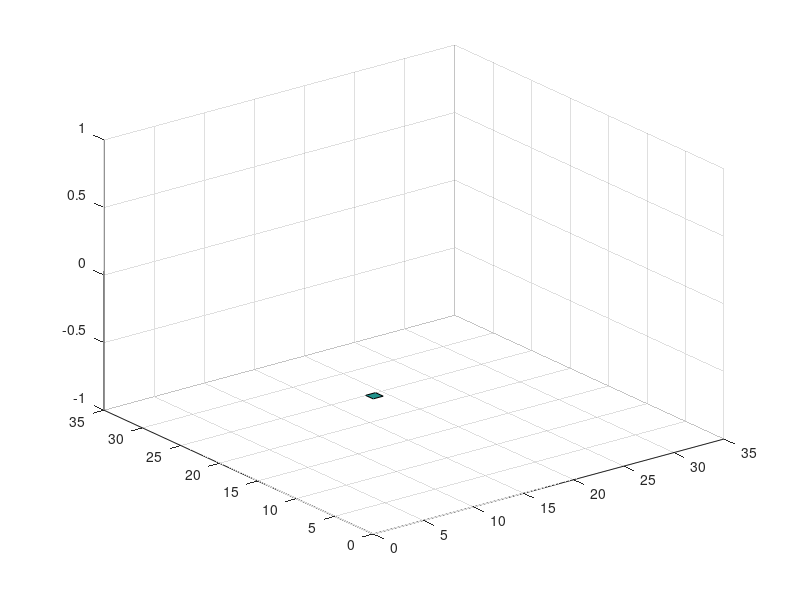

The MATLAB source for this figure: (Note: this script raises an error after producing the figure.)
%function []=spiralNxM(N,M,freq)

%         <------- N ------>
%         ^ Pix0 Pix1 .....
%         |   .
%         |     .
%         M       .
%         |         .
%         |           .PixN,M

tic;

clear all;clc;close all;

N = 16; 
M = 16;
freq = 250;
rpm = freq*60;

curr_path = pwd;
%PATH_input = '/home/netware/users/jpgironruiz/Desktop/Documents/Cadence_analysis/Inputs/';
PATH_input = '/sdcard/documents/MSc/Cadence_analysis/Inputs/';
cd(PATH_input);
nameSignal = strcat('spiral',int2str(N),'X',int2str(M),'_',int2str(freq));
name_folder = strcat(nameSignal,'/');
[s,mess1,mess2]=mkdir(name_folder);
if (~strcmp(mess1,''))
   
    rmdir(name_folder,'s');
    mkdir(name_folder);
end
PATH_input = strcat(PATH_input,nameSignal,'/');
cd(curr_path);
pixel = 0;
start_col = 1;end_Col = N;
start_row = 2;end_row = M;
I0 = 50e-12;
Ich = 100e-12;

state = 0;
quant_pixel = N*M;
Array = I0*ones(M,N);
i = 1;j=1;

T = 1/freq;
delta_time = T/quant_pixel;
vec_time = 0:delta_time:T-delta_time;
len_t=length(vec_time)
t_start=vec_time(1);
t_stop=vec_time(len_t);
samples = 4;

% Only for the plot

X = 0:2*N-1;
Y = 0:2*M-1;
z  = zeros(2*M,2*N);
h = figure(1);
while (pixel < quant_pixel)
   
   z(:,:) = NaN;
   switch state
       
       case 0
           
            % the gradient go to rigth
            if ( j < end_Col)
                Array(i,j) = Ich;
                time = vec_time(pixel+1);
                
                % --- plot ---%
                y1  = i;
                y2  = y1+1;
                x1  = j;
                x2  = x1+1;
                z([y1 y2],[x1 x2]) = time;
                surf(X,Y,z)
                hold on
                grid on
                % --- End plot ---%
                
                j = j + 1;
                pixel = pixel + 1;
                export = true;
            else
                end_Col = end_Col - 1;
                state = 1;
                export = false;
            end
            
       case 1
       
            % The gradient is downing by one column
            if ( i < end_row )
                Array(i,j) = Ich;
                time = vec_time(pixel+1);
                
                % --- plot ---%
                y1  = i;
                y2  = y1+1;
                x1  = j;
                x2  = x1+1;
                z([y1 y2],[x1 x2]) = time;
                surf(X,Y,z)
                hold on
                grid on
                % --- End plot ---%
                
                i = i + 1;
                pixel = pixel + 1;
                export = true;
            else
                end_row = end_row - 1;
                state = 2;
                export = false;
            end
       case 2
           
            % el gradiente esta yendo de derecha a izquierda
            if ( j > start_col)
                Array(i,j) = Ich;
                time = vec_time(pixel+1);
                
                % --- plot ---%
                y1  = i;
                y2  = y1+1;
                x1  = j;
                x2  = x1+1;
                z([y1 y2],[x1 x2]) = time;
                surf(X,Y,z)
                hold on
                grid on
                % --- End plot ---%
                
                j = j - 1;
                pixel = pixel + 1;
                export = true;
            else
                start_col = start_col + 1;
                state = 3;
                export = false;
            end
       case 3
           
           % El gradiente esta subiendo por una columna
           if ( i >= start_row) 
               Array(i,j) = Ich;
               time = vec_time(pixel+1);
               
               % --- plot ---%
               y1  = i;
               y2  = y1+1;
               x1  = j;
               x2  = x1+1;
               z([y1 y2],[x1 x2]) = time;
               surf(X,Y,z)
               hold on
               grid on
               % --- End plot ---%

               
               i = i - 1;
               pixel = pixel + 1;
               export = true;
           else
               i = i + 1;
               j = j + 1;
               start_row = start_row + 1;
               export = false;
               if pixel+1 == quant_pixel
                   
                   state = 4;
               else
                   state = 0;
               end
               
           end
       case 4
           % Left one pixel only!
           Array(i,j) = Ich;
           time = vec_time(pixel+1);
           pixel = pixel + 1;
           export = true;
           % --- plot ---%
           y1  = i;
           y2  = y1+1;
           x1  = j;
           x2  = x1+1;
           z([y1 y2],[x1 x2]) = time;
           surf(X,Y,z)
           hold on
           grid on
           % --- End plot ---%
   end
   % --- Export data ---%

   if (export)
        create_InputSignal(time,delta_time,N,M,samples,Array,nameSignal,PATH_input)
        Array(:,:) = I0;
   end
      
   % --- End expor data ---%
   
   
      
end

%interp1 is used to interpolate the input
interp_InputSignal(PATH_input,nameSignal,quant_pixel,len_t,samples) 

cd(PATH_input)
period = vec_time(length(vec_time))+delta_time-delta_time/samples;
fid = fopen('README.txt','wt');
fprintf(fid,' N %d\n M %d\n T %d \n freq %d (Hz) \n Sample %d \n RPM %d \n',N,M,period,1/period,samples,rpm);
fclose(fid);


%colorbar;
set(gca,'xtick',X);
set(gca,'ytick',Y);
xlabel('COLUMNS')
ylabel('ROWS')
zlabel('Time s')
name_title = 'Spiral';
title(name_title)
xlim([0 N])
ylim([0 M])
%saveas(h,strcat(nameSignal,'.fig','.fig'))
saveas(h,strcat(nameSignal,'.png','.png'))
cd(curr_path)
toc;